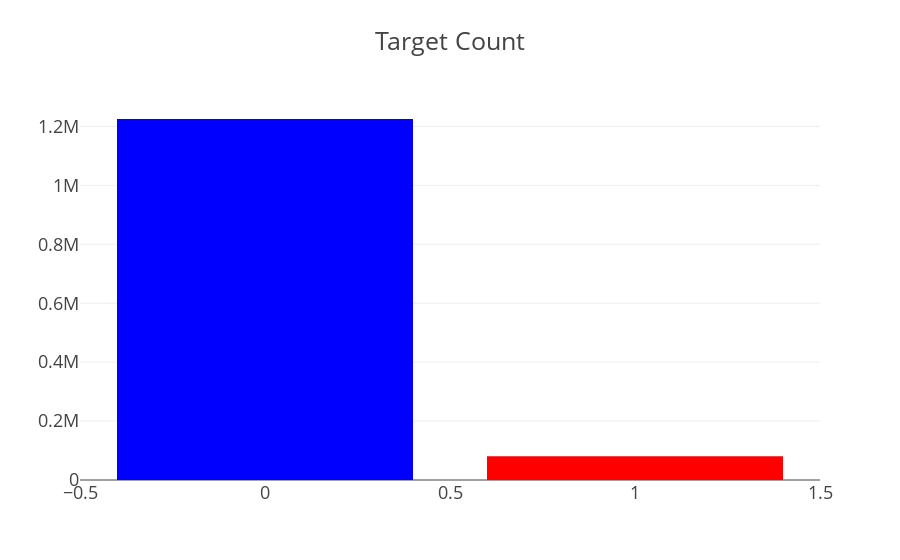
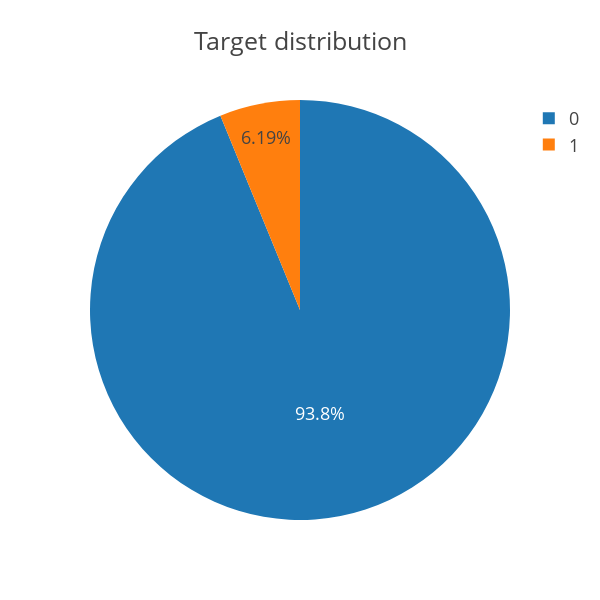

Notebook cell for these charts, in order:
### Code cell
## target count ##
cnt_srs = train_df['target'].value_counts()
trace = go.Bar(
    x=cnt_srs.index,
    y=cnt_srs.values,
    marker=dict(
        color=cnt_srs.values,
        colorscale = 'Picnic',
        reversescale = True
    ),
)

layout = go.Layout(
    title='Target Count',
    font=dict(size=18)
)

data = [trace]
fig = go.Figure(data=data, layout=layout)
py.iplot(fig, filename="TargetCount")

## target distribution ##
labels = (np.array(cnt_srs.index))
sizes = (np.array((cnt_srs / cnt_srs.sum())*100))

trace = go.Pie(labels=labels, values=sizes)
layout = go.Layout(
    title='Target distribution',
    font=dict(size=18),
    width=600,
    height=600,
)
data = [trace]
fig = go.Figure(data=data, layout=layout)
py.iplot(fig, filename="usertype")

### Figure 1 — Plotly figure (JSON) as saved in the notebook; plotly's stock layout.template omitted (floating-point values rounded to 4 significant figures)
{"data": [{"marker": {"color": [1225312, 80810], "colorscale": "Picnic", "reversescale": true}, "type": "bar", "uid": "2369fc4e-03b7-44e3-bf99-49b7e07b2e0c", "x": [0, 1], "y": [1225312, 80810]}], "layout": {"font": {"size": 18}, "title": "Target Count"}}

### Figure 2 — Plotly figure (JSON) as saved in the notebook; plotly's stock layout.template omitted (floating-point values rounded to 4 significant figures)
{"data": [{"labels": [0, 1], "type": "pie", "uid": "767fb90c-4868-4805-b04c-3927dcc3eedf", "values": [93.81, 6.187]}], "layout": {"font": {"size": 18}, "height": 600, "title": "Target distribution", "width": 600}}
